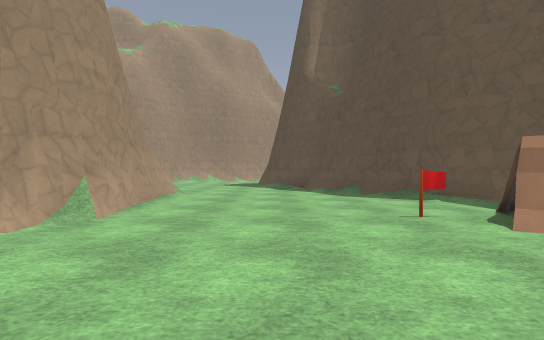
View 1 (above)

18 first-person views from a walk through a Godot game level. The camera is 1.2 m above the floor, looks level and sees 85° across. The floor is counted in squares, 2 m on a side. Each view is taken from the middle of a square. On the plan, view 1 faces up. The plan holds only what a view shows up to about 9 squares ahead; the rest is blank. The place goes on beyond the plan. Characters and animated objects are left out. Surface patterns are stand-ins for the level's own textures.

View 2
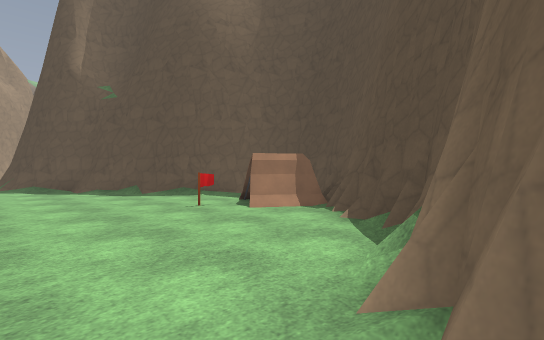

View 3
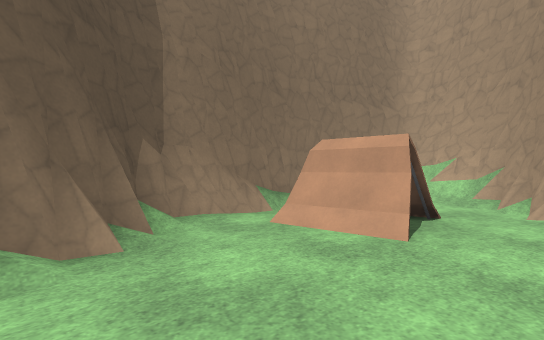

View 4
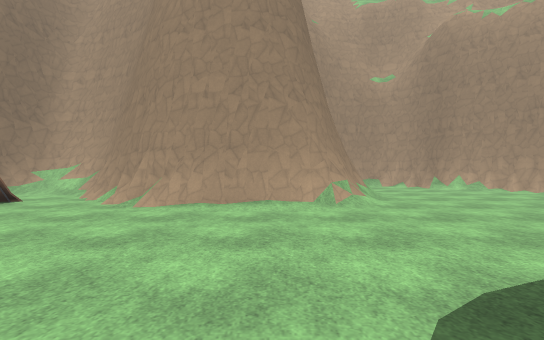

View 5
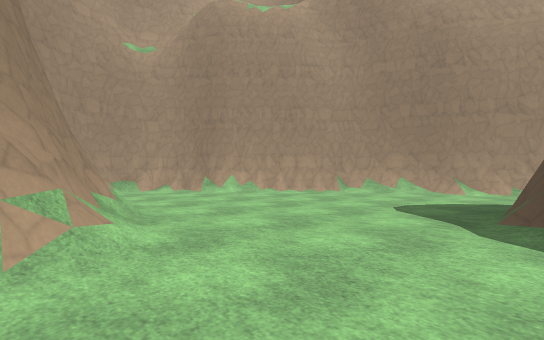

View 6
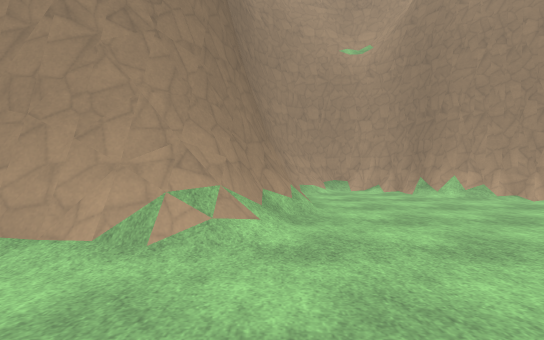

View 7
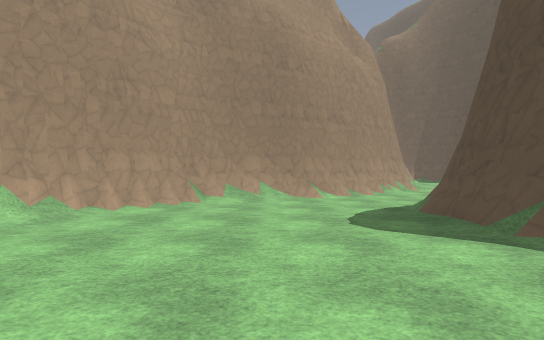

View 8
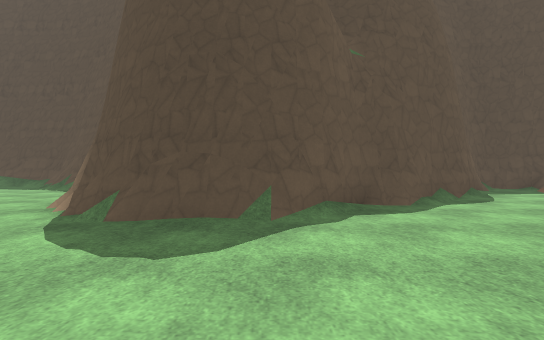

View 9
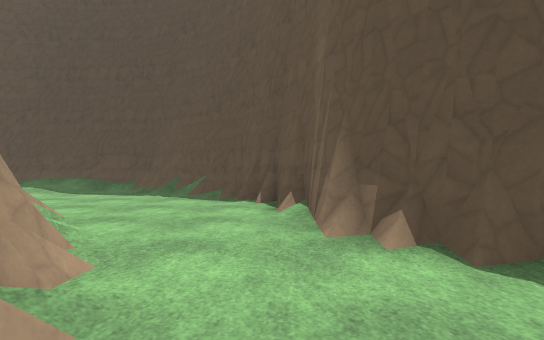

View 10
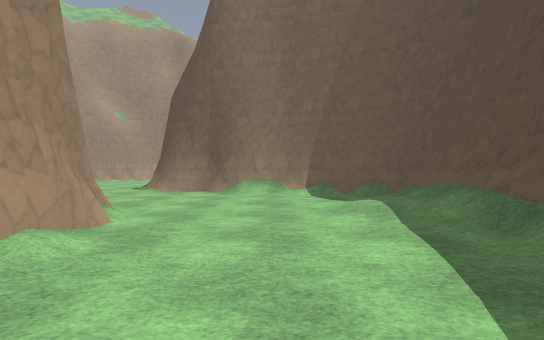

View 11
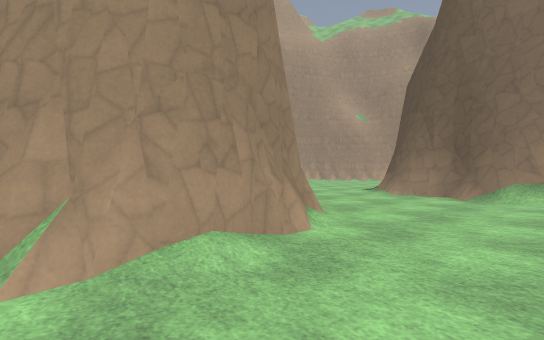

View 12
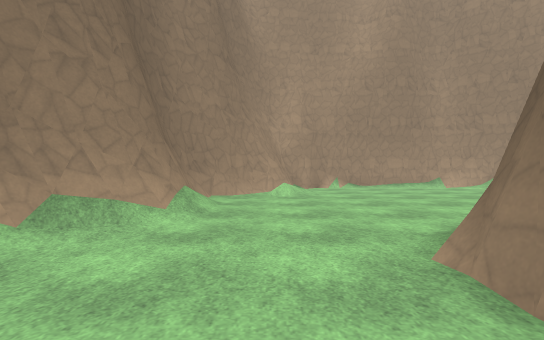

View 13
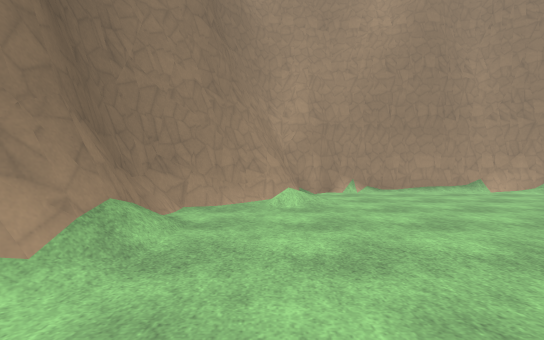

View 14
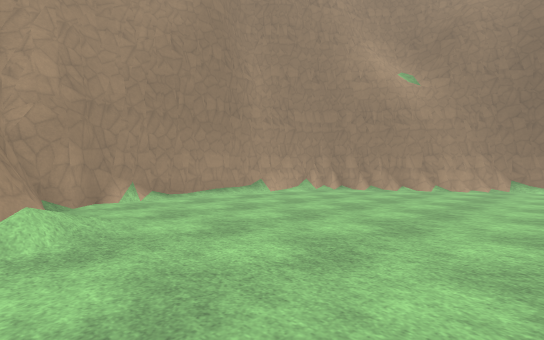

View 15
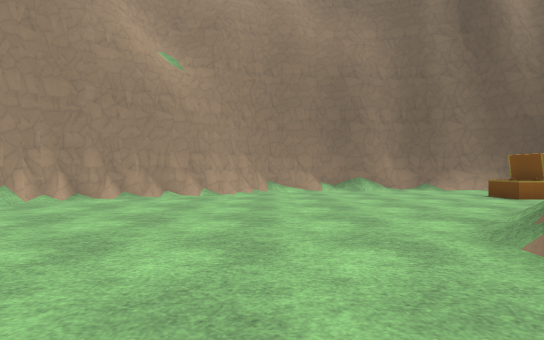

View 16
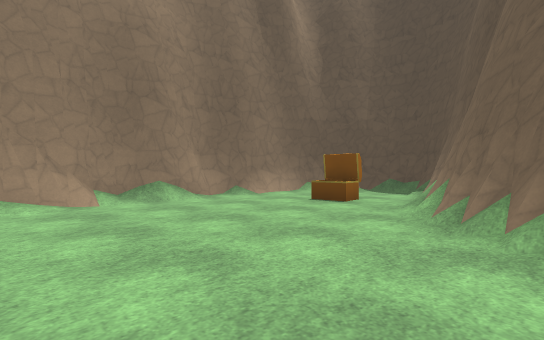

View 17
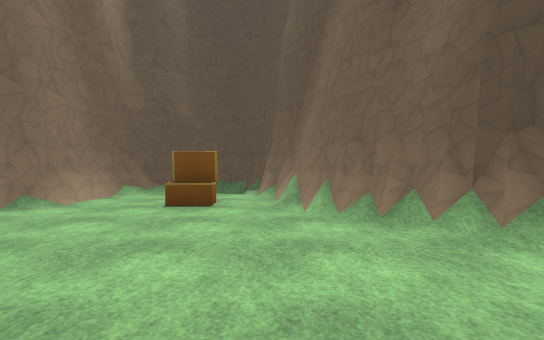

View 18
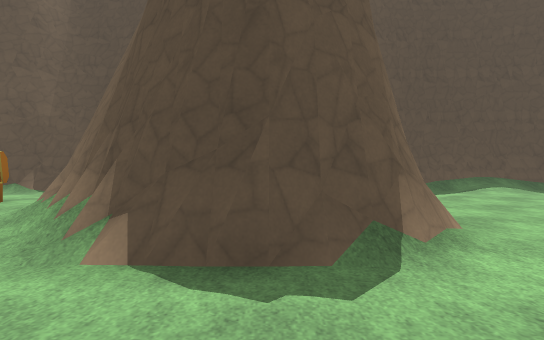

### Floor plan
Key: @ floor where view 1 was taken; # wall or solid block; . floor; / step, stairs or slope; F flag; T tent; C chest.
Columns run from 9 left of view 1 to 7 right of it. Each row starts with its distance up from view 1.
 35       ##########
 34      ##........#
 33    ###.........#
 32   ##........C..#
 31   #..........###
 30  ##........####
 29   /.......##
 28   /......##
 27  #/......##
 26  ##.......##
 25   #../....######
 24   ###/......../##
 23     ##.//....../#
 22      #####/..../#
 21          ##/..//#
 20           ##.../#
 19           ##.../#
 18          ###../##
 17         ##....##
 16      ####.....#
 15     ##/......##
 14    ##.....####
 13   ##.....##
 12  ##/.....#
 11 ##.......##
 10 #.........#
  9 ##........##
  8  #####/....##
  7      ##/.../##
  6       #/..../##
  5       #/...../#
  4       #/...F#/#
  3      ##.....###
  2     ##.......##
  1    ##./T....##
  0    #/. T.@###
 -1    ##////##
 -2     ######

Where each view was taken, in squares from view 1:
view 1: 0 up, 0 right, facing up
view 2: 1 down, 1 left, facing up-right
view 3: 2 up, 1 right, facing down-left
view 4: 6 up, 3 right, facing left
view 5: 7 up, 0 right, facing up-left
view 6: 8 up, 0 right, facing left
view 7: 8 up, 3 left, facing up
view 8: 11 up, 4 left, facing right
view 9: 15 up, 2 left, facing right
view 10: 17 up, 4 right, facing up
view 11: 18 up, 4 right, facing up-left
view 12: 24 up, 3 right, facing left
view 13: 24 up, 1 right, facing left
view 14: 24 up, 1 left, facing up-left
view 15: 26 up, 2 left, facing up
view 16: 29 up, 2 left, facing up-right
view 17: 31 up, 2 left, facing right
view 18: 27 up, 2 left, facing right
